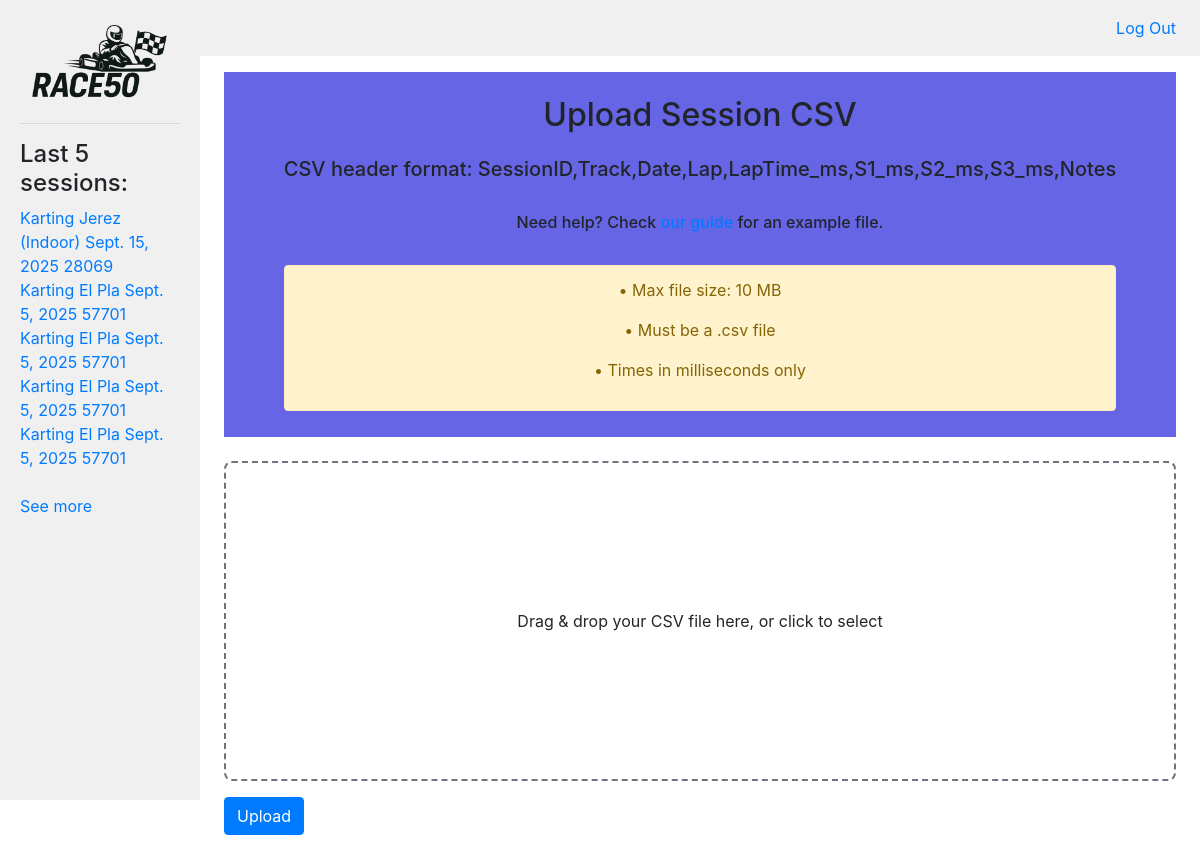
/race50/upload/ (signed in), run on the app's committed database.
### race50/models.py (models this page shows, shortened)
class Session(models.Model):
    user = models.ForeignKey(settings.AUTH_USER_MODEL, on_delete=models.CASCADE, related_name="sessions")
    external_id = models.CharField(max_length=200, null=True, blank=True)  # CSV SessionID
    track = models.CharField(max_length=100)
    date = models.DateField()
    laps_count = models.PositiveIntegerField()
    best_lap_ms = models.PositiveIntegerField()
    best_lap_number = models.PositiveIntegerField()
    worst_lap_ms = models.PositiveIntegerField()
    avg_lap_ms = models.PositiveIntegerField()
    tbl_ms = models.PositiveIntegerField()
    consistency_percent = models.FloatField()
    notes = models.TextField(blank=True)
    created_at = models.DateTimeField(auto_now_add=True)
    class Meta:
        indexes = [models.Index(fields=["user", "date"])]

### race50/views.py (the view, shortened to what this page needs)
# urls.py: path("upload/", views.upload, name="upload"),
@login_required
def upload(request):
    if request.method != "POST":
        return render(request, "race50/upload.html")

### race50/views.py (called while the page is built)
def global_context(request):
    if request.user.is_authenticated:
        last_five = Session.objects.filter(user=request.user).order_by('-created_at')[:5]
        return {
            "sessions": last_five
        }
    else:
        last_five = Session.objects.none()
        return {
            "sessions": last_five
        }

### race50/templates/race50/upload.html (shortened to what this page needs)
{% extends "race50/layout.html" %}
{% block body %}
    <div class="header">
        <div class="header-title">
            <br>
            <h2>Upload Session CSV</h2>
        </div>
        <div class="header-message">
            <h5 class="header-message-text" style="text-align: center;">
                CSV header format: SessionID,Track,Date,Lap,LapTime_ms,S1_ms,S2_ms,S3_ms,Notes
            </h5>
            <br>
            <h6 class="header-message-text" style="text-align: center;">
                Need help? Check <a href="#">our guide</a> for an example file.
            </h6>
            <br>
            <div class="alert alert-warning text-center">
                <p>• Max file size: 10 MB</p>
                <p>• Must be a .csv file</p>
                <p>• Times in milliseconds only</p>
            </div>
        </div>
    </div>
    <br>
    <div>
        <form method="post" enctype="multipart/form-data">
            <div id="dropzone" class="dropzone">
                <p class="mb-0">Drag & drop your CSV file here, or click to select</p>
            </div>
            <button type="submit" class="btn btn-primary">Upload</button>
        </form>
    </div>
    {% load static %}
        <link rel="stylesheet" href="{% static 'race50/css/upload.css' %}">
{% endblock %}

### race50/templates/race50/layout.html (shortened to what this page needs)
{% load static %}
<!DOCTYPE html>
<html lang="en">
    <head>
        <link rel="stylesheet" href="https://stackpath.bootstrapcdn.com/bootstrap/4.4.1/css/bootstrap.min.css">
        <link rel="stylesheet" href="{% static 'race50/css/style.css' %}">
    </head>
    <body>
        <div class="container-fluid">
            <div class="row g-0">
            <div class="sidebar col-lg-2 col-md-3">
                <div class="logo-wrap">
                <a href="{% url 'index' %}">
                    <img class="logo" src="{% static 'race50/images/RACE50 - logo.png' %}" alt="Race50 Logo">
                </a>
                </div>
                <hr>
                {% block nav %}
                <div>
                    {% if user.is_authenticated %}
                        <h4>Last 5 sessions:</h4>
                        {% if sessions %}
                            {% for session in sessions %}
                                <a href="#">{{ session.track }} {{ session.date }} {{ session.best_lap_ms }}</a><br>
                            {% endfor %}
                            <br>
                            <a href="#">See more</a>
                        {% else %}
                            <h6>No sessions yet.</h6>
                        {% endif %}
                    {% endif %}
                </div>
                {% endblock %}
            </div>
            <div class="main col-lg-10 col-md-9">
                <nav class="navbar navbar-expand-lg">
                <div class="container-fluid px-0">
                    <ul class="navbar-nav ml-auto">
                    {% if user.is_authenticated %}
                        <li class="nav-item">
                        <a class="nav-link" href="{% url 'logout' %}">Log Out</a>
                        </li>
                    {% endif %}
                    </ul>
                </div>
                </nav>
                <div class="inside-body">
                {% block body %}{% endblock %}
                </div>
            </div>
            </div>
        </div>
    </body>
</html>

### race50/static/race50/css/style.css (style rules this page uses)
body { margin: 0; background-color: white; }
.sidebar { background-color: #f0f0f0; height: 100vh; padding: 20px; }
.logo-wrap { display: flex; justify-content: center; align-items: center; height: auto; }
.logo { display: flex; max-width: 100%; height: auto; }
.main { padding: 0px; }
.navbar { background-color: #f0f0f0; box-sizing: border-box; }
ul, li { list-style-type: none; }
.inside-body { display: block; padding: 16px 24px; width: 100%; box-sizing: border-box; }

### race50/static/race50/css/upload.css (style rules this page uses)
.header { background-color: rgb(101, 101, 230); display: flex; flex-direction: column; align-items: center; gap: 15px; padding-bottom: 10px; }
.header-title { margin: 0; }
.dropzone { place-content: center; height: 320px; border: 2px dashed #6c757d; border-radius: 8px; padding: 3rem; text-align: center; cursor: pointer; transition: background-color 0.2s ease-in-out, border-color 0.2s ease-in-out; }

### data on the page
Session: track "Karting Jerez (Indoor)", date "Sept. 15, 2025", best_lap_ms "28069"
Session: track "Karting El Pla", date "Sept. 5, 2025", best_lap_ms "57701"
Session: track "Karting El Pla", date "Sept. 5, 2025", best_lap_ms "57701"
Session: track "Karting El Pla", date "Sept. 5, 2025", best_lap_ms "57701"
Session: track "Karting El Pla", date "Sept. 5, 2025", best_lap_ms "57701"
